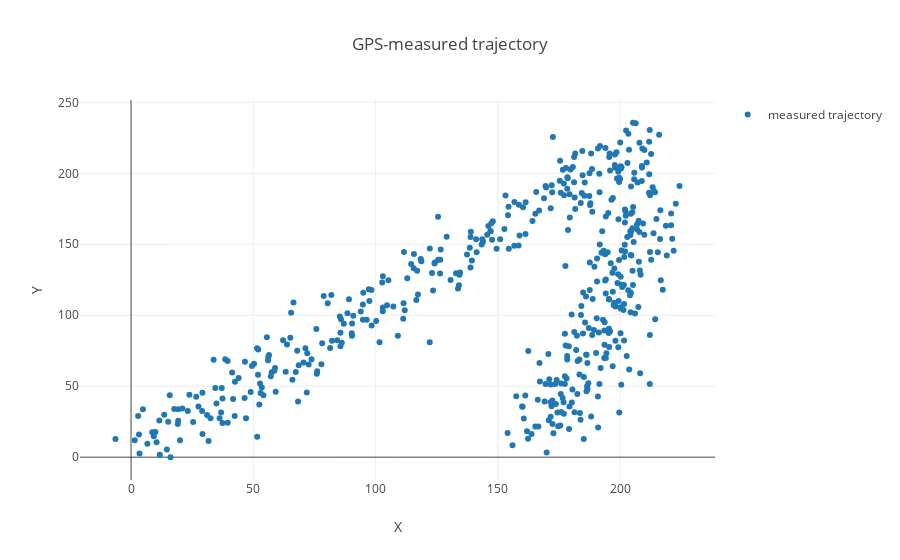

Notebook source saved alongside this figure:
### Code cell
data = [
    go.Scatter(
        x=msr_x,
        y=msr_y,
        name='measured trajectory',
        mode='markers'
    ),
]

layout= go.Layout(
    title= 'GPS-measured trajectory',
    xaxis= dict(
        title= 'X',
    ),
    yaxis=dict(
        title= 'Y',
    ),
    showlegend= True
)
fig= go.Figure(data=data, layout=layout)
iplot(fig)

### Figure 1 — Plotly figure (JSON) as saved in the notebook; plotly's stock layout.template omitted (floating-point values rounded to 4 significant figures; data arrays with more than 128 entries replaced by an {"elided": "..."} marker saying what was removed)
{"data": [{"mode": "markers", "name": "measured trajectory", "type": "scatter", "uid": "ec1d4e8a-d882-11e8-bac6-784f43690045", "x": {"elided": "500 float values"}, "y": {"elided": "500 float values"}}], "layout": {"showlegend": true, "title": "GPS-measured trajectory", "xaxis": {"title": "X"}, "yaxis": {"title": "Y"}}}
